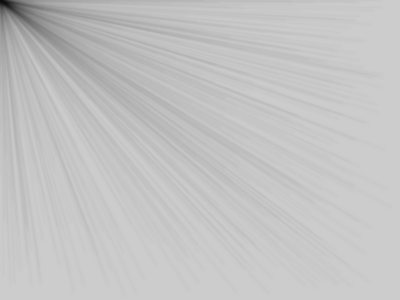
Frame 1 (no input)
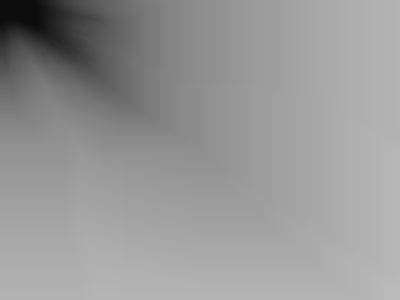
Frame 60 (the mouse pressed at the canvas centre just before this capture)
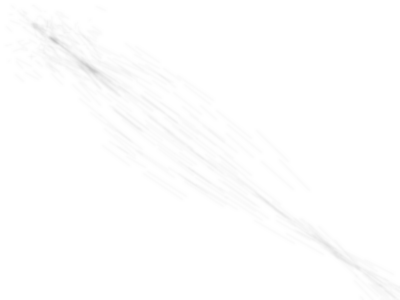
Frame 120 (the mouse held since frame 60 and released just before this capture)

The Processing sketch that drew these frames (run headless with seeded random() and noise(); from frame 60 on, the mouse is pressed at the canvas centre):

// Processing sketch: LengthClock
// ── LengthClock.pde
float thold = 5;
float spifac = 1.05;
float drag = 0.01;
int big = 500;
ball bodies[] = new ball[big];
float mX;
float mY;
void setup() {
  size(400, 300);
  strokeWeight(1);
  smooth();
  stroke(0, 0, 0, 10);
  for(int i = 0; i < big; i++) {
    bodies[i] = new ball();
  }
}
void draw() {
  if(mousePressed) {
    background(255);
    
    mX += 0.3 * (mouseX - mX);
    mY += 0.3 * (mouseY - mY);
  }
   mX += 0.3 * (mouseX - mX);
    mY += 0.3 * (mouseY - mY);
  for(int i = 0; i < big; i++) {
    bodies[i].render();
  }
  filter(BLUR,1);
}
class ball {
  float X;
  float Y;
  float Xv;
  float Yv;
  float pX;
  float pY;
  float w;
  ball() {
    //X = random(screen.width);
   // Y = random(screen.height);
		X = random(width);
    Y = random(height);
    w = random(1 / thold, thold);
  }
  void render() {
    if(!mousePressed) {
      Xv /= spifac;
      Yv /= spifac;
    }
    Xv += drag * (mX - X) * w;
    Yv += drag * (mY - Y) * w;
    X += Xv;
    Y += Yv;
    line(X, Y, pX, pY);
    pX = X;
    pY = Y;
  }
}
/*Cell c;
void setup() {
	fullScreen();
	c=new Cell(random(10),width/2,height/2,1000);
}

void draw() {
	background(0);
	c.update();
}
class Cell{
	float sx,sy;
	float nx,ny;
	ArrayList<Float> x;
	ArrayList<Float> y;
	int length;
	Cell(float n,float getx,float gety,int length){
		sx=getx;
		sy=gety;
		nx=random(10);
		ny=random(10);
		x=new ArrayList<Float>();
		y=new ArrayList<Float>();
		this.length=length;
		x.add(sx);
		y.add(sy);
	}
	void update(){
		stroke(255,20);
		strokeWeight(0.5);
		float oldx=x.get(x.size()-1);
		float oldy=y.get(y.size()-1);
		float nowx=oldx+(0.5-noise(nx))*100;
		float nowy=oldy+(0.5-noise(ny))*100;
		if(nowx>width){
			nowx=width;
		}
		if(nowx<0){
			nowx=0;
		}
		if(nowy>height){
			nowy=height;
		}
		if(nowy<0){
			nowy=0;
		}

		x.add(nowx);
		y.add(nowy);
		if(300<x.size()){
			for(int int=0;i<x.size()-300;i++){
				for(int j=1;j<300;j+=30){
					line(x.get(i),y.get(i),x.get(i+j),y.get(i+j));
				}
			}
		}
		nx+=0.05;
		ny+=0.05;
	}
}
/*Length[][]l;
int howMany=60;
float nx;float ny;float sn;float step=0.1;
void setup() {
	fullScreen();
	sn=random(10);
	nx=sn;
	ny=sn;
	l=new Length[width/howMany][height/howMany];
	for(int x=0;x<width/howMany;x++){
		for(int y=0;y<height/howMany;y++){
			l[x][y]=new Length(x*howMany+howMany/2,y*howMany+howMany/2,howMany/2,45);
		}
	}
}
void draw() {
	background(0);
	for(int x=0;x<width/howMany;x++){
		ny=sn;
		for(int y=0;y<height/howMany;y++){
			l[x][y].update2(noise(ny,nx)*5);
			strokeWeight(5);
			ny+=step;
		}
		nx+=step;
	}
	sn=random(10);
/*makeNumber(0,4);
makeNumber(8,4);
makeNumber(17,4);
makeNumber(25,4);
}

void makeNumber(int x,int y){
	l[x][y].update3(90,0);
	for(int i=1;i<6;i++){
		l[x+i][y].update3(0,180);
	}
	l[x+6][y].update3(180,90);
	for(int i=1;i<10;i++){
		l[x][y+i].update3(90,270);
	}
	l[x][y+10].update3(270,0);
	for(int i=1;i<6;i++){
		l[x+i][y+10].update3(0,180);
	}
	l[x+6][y+10].update3(270,180);
	for(int i=1;i<10;i++){
		l[x+6][y+i].update3(90,270);
	}
	//////
	l[x+1][y+1].update3(90,0);
	for(int i=1;i<4;i++){
		l[x+i+1][y+1].update3(0,180);
	}
	l[x+5][y+1].update3(180,90);
	for(int i=1;i<8;i++){
		l[x+1][y+i+1].update3(90,270);
	}
	l[x+1][y+9].update3(270,0);
	for(int i=1;i<4;i++){
		l[x+i+1][y+9].update3(0,180);
	}
	l[x+5][y+9].update3(270,180);
	for(int i=1;i<8;i++){
		l[x+5][y+i+1].update3(90,270);
	}
}
class Length{
	float x;
	float y;
	float rad;
	float angle;
	Length(float x,float y,float rad,float angle){
		this.x=x;
		this.y=y;
		this.rad=rad;
		this.angle=angle;
	}
	void update(){
		stroke(255);
		strokeWeight(1);
		line(cos(radians(angle))*rad+x,
			sin(radians(angle))*rad+y,
			cos(radians(angle+180))*rad+x,
			sin(radians(angle+180))*rad+y);
	}
	void update2(float a){
		this.angle+=a;
		stroke(255);
		strokeWeight(3);
		line(cos(radians(angle))*rad+x,
			sin(radians(angle))*rad+y,
			cos(radians(angle+180))*rad+x,
			sin(radians(angle+180))*rad+y);
	}
	void update3(float a1,float a2){
		this.angle=angle;
		stroke(255);
		strokeWeight(5);
		line(x,
			y,
			cos(radians(a1))*rad+x,
			sin(radians(a1))*rad+y);
		line(x,
			y,
			cos(radians(a2))*rad+x,
			sin(radians(a2))*rad+y);
	}
}*/
